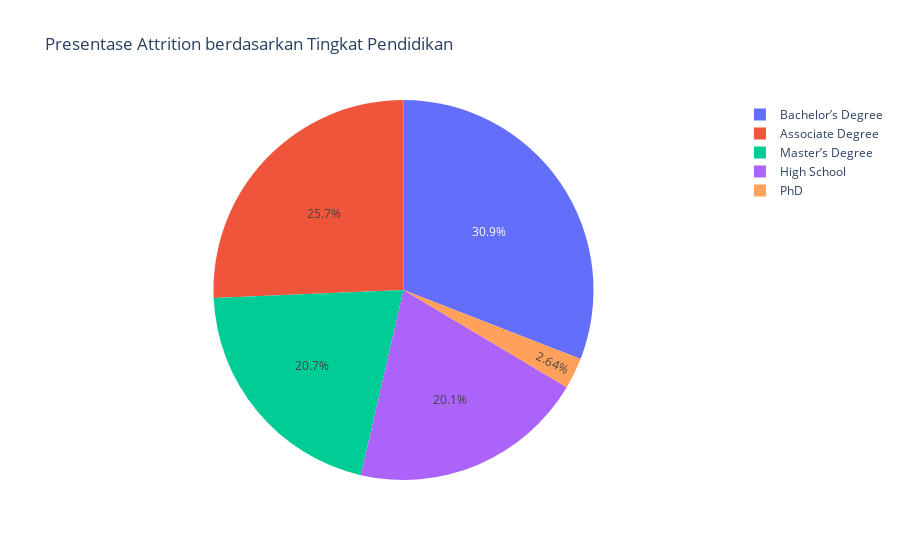

The cell this chart's notebook holds for it:
### Code cell
pie_chart_att("Education Level","Presentase Attrition berdasarkan Tingkat Pendidikan")

### Figure 1 — Plotly figure (JSON) as saved in the notebook; plotly's stock layout.template omitted (floating-point values rounded to 4 significant figures)
{"data": [{"domain": {"x": [0, 1], "y": [0, 1]}, "hovertemplate": "Education Level=%{label}<br>Employee ID=%{value}<extra></extra>", "labels": ["Associate Degree", "Bachelor’s Degree", "High School", "Master’s Degree", "PhD"], "legendgroup": "", "name": "", "showlegend": true, "type": "pie", "values": [9077, 10931, 7098, 7332, 932]}], "layout": {"legend": {"tracegroupgap": 0}, "title": {"text": "Presentase Attrition berdasarkan Tingkat Pendidikan"}}}
